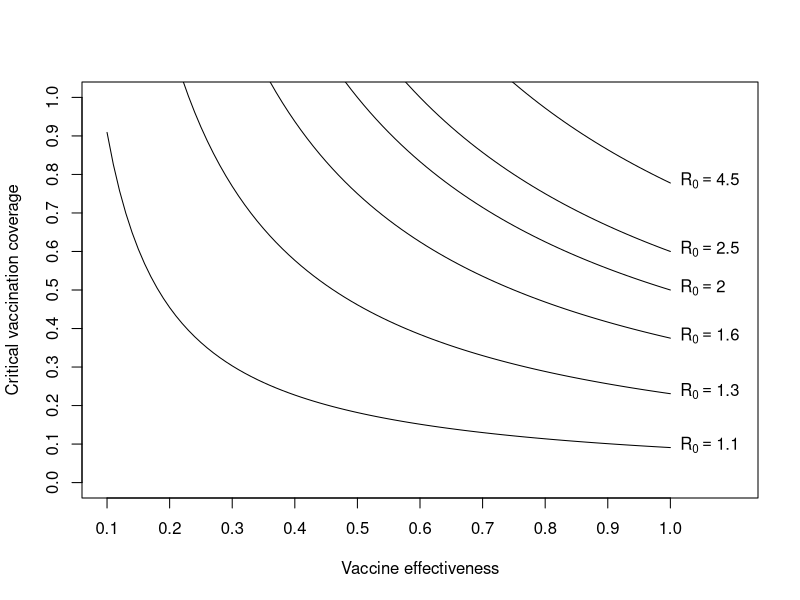

The R source for this figure: (Note: this script raises an error after producing the figure.)
eff = seq(0.1, 1, 0.01)
r0_vals = c(1.1,1.3,1.6,2.0,2.5,4.5)
vc = NULL

hit_thresh = function(r0, eff){
  vc = (1 - (1/r0))/eff
}

saved = matrix(0, nrow = length(r0_vals), ncol = length(eff))

for (i in 1:length(r0_vals)){
  for (j in 1:length(eff)){
    saved[i, j] = (1 - (1/r0_vals[i]))/eff[j]
  }
}

plot(eff, saved[1,], type = "l", ylim = c(0,1), xlim = c(0.1,1.1), xaxt = "n", yaxt = "n",
     xlab = "Vaccine effectiveness", ylab = "Critical vaccination coverage")
axis(side = 1, at = seq(0.1,1,0.1))
axis(side = 2, at = seq(0, 1, 0.1))
text(x = 1, y = saved[1,91], labels = bquote("R"[0] == 1.1), pos = 4)
lines(eff, saved[2,])
text(x = 1, y = saved[2,91], labels = bquote("R"[0] == 1.3), pos = 4)
lines(eff, saved[3,])
text(x = 1, y = saved[3,91], labels = bquote("R"[0] == 1.6), pos = 4)
lines(eff, saved[4,])
text(x = 1, y = saved[4,91], labels = bquote("R"[0] == 2.0), pos = 4)
lines(eff, saved[5,])
text(x = 1, y = saved[5,91], labels = bquote("R"[0] == 2.5), pos = 4)
lines(eff, saved[6,])
text(x = 1, y = saved[6,91], labels = bquote("R"[0] == 4.5), pos = 4)


library(reshape2)

df = data.frame(r0_vals, saved)
df_melted = melt(df, id.vars = "r0_vals")

ggplot(df_melted, aes(x = variable, y = value)) + 
  geom_line(aes(color = r0_vals, group = r0_vals)) + 
  scale_x_continuous(breaks = eff)

df = data.frame(cat = LETTERS[1:6], VAR1 = runif(6), VAR2 = runif(6), VAR3 = runif(6), VAR4 = runif(6))
df_melted = melt(df, id.vars = 'cat')

